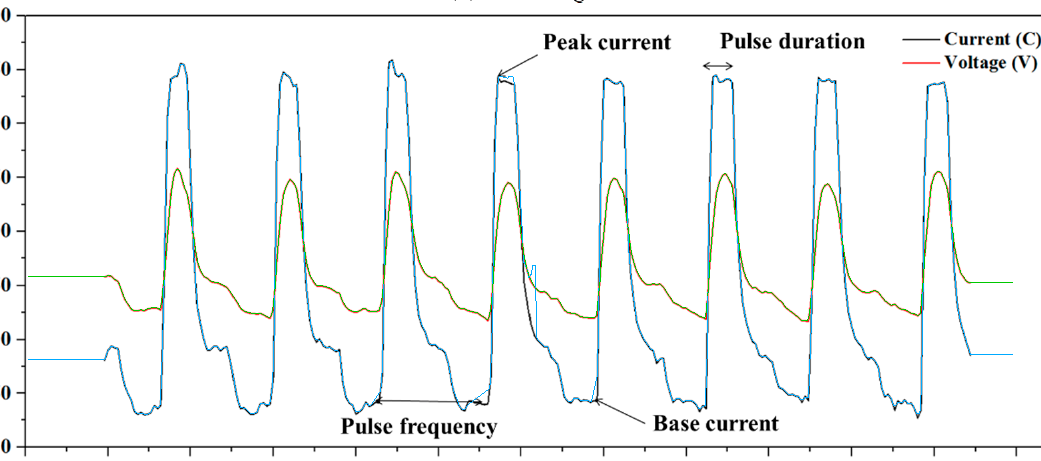
#> input picture docs/validation/data/park2019_waveforms/overlay_flat.png, 1041 x 461 px, given in place of p-05.png, which was not available
$ python digitize_all.py
#> lines starting #> are read from the running program, lines starting #| are printed output that depends on the picture; after the words box and inside, x2 and y2 are one past the last pixel; in counts of white or black regions, pixels touching at a corner belong together
"""Digitise Park 2019 welding-signal figures (3b flat, 4b overhead, 8b vertical down)."""
import numpy as np
from PIL import Image, ImageDraw
from scipy.signal import medfilt
FIGS = {
 "flat":          dict(png="p-05.png", y0=1274.5, y1=843.0, x0=323, t0=2.970, x1=1314, t1=3.030, dk=110,
                       tv=(2.9752, 3.0270),
                       masks=[(835, 985, 852, 885), (1000, 1170, 852, 902), (1190, 1345, 850, 905),
                              (630, 805, 1240, 1270), (670, 790, 1222, 1234), (940, 1085, 1238, 1268), (890, 948, 1224, 1250)]),
 "overhead":      dict(png="p-06.png", y0=1289.0, y1=855.5, x0=319, t0=3.750, x1=1346, t1=3.805, dk=110,
                       tv=(3.7525, 3.8030),
                       masks=[(1205, 1345, 862, 908), (828, 962, 1146, 1166), (955, 1255, 1252, 1288)]),
 "vertical_down": dict(png="p-08.png", y0=1876.5, y1=1446.0, x0=353, t0=3.120, x1=1290, t1=3.175, dk=170,
                       tv=(3.1205, 3.1735),
                       masks=[(1190, 1335, 1455, 1505), (1055, 1300, 1776, 1814)]),
}
out = {}
for name, f in FIGS.items():
    im = np.asarray(Image.open(f["png"]).convert("RGB")).astype(int)
    r, g, b = im[..., 0], im[..., 1], im[..., 2]
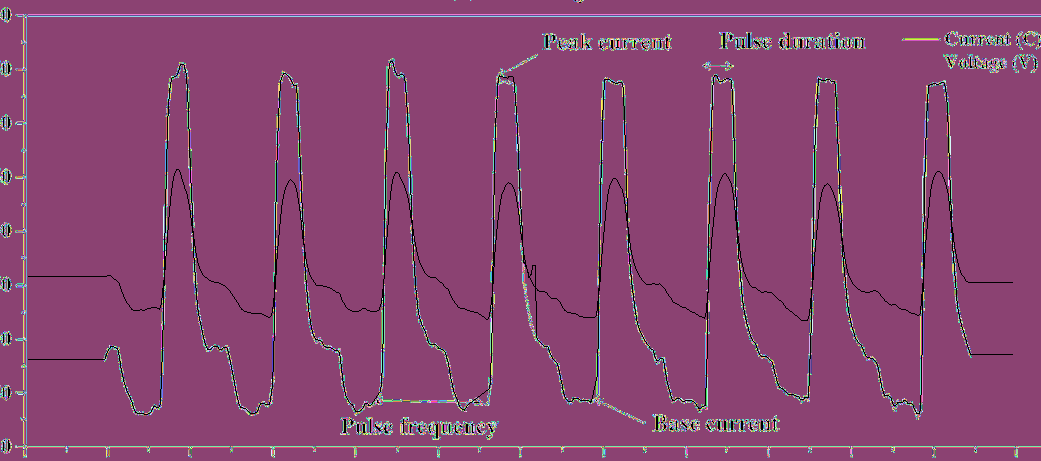
#> r: shape (461, 1041) int64; 256 distinct labels, from 0 to 255; one colour per label, 0 black
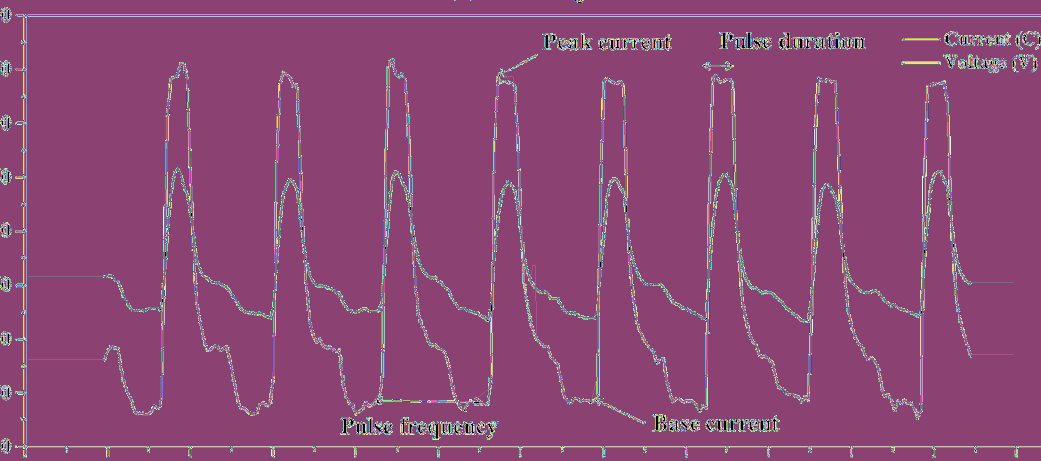
#> g: shape (461, 1041) int64; 247 distinct labels, from 0 to 255; one colour per label, 0 black
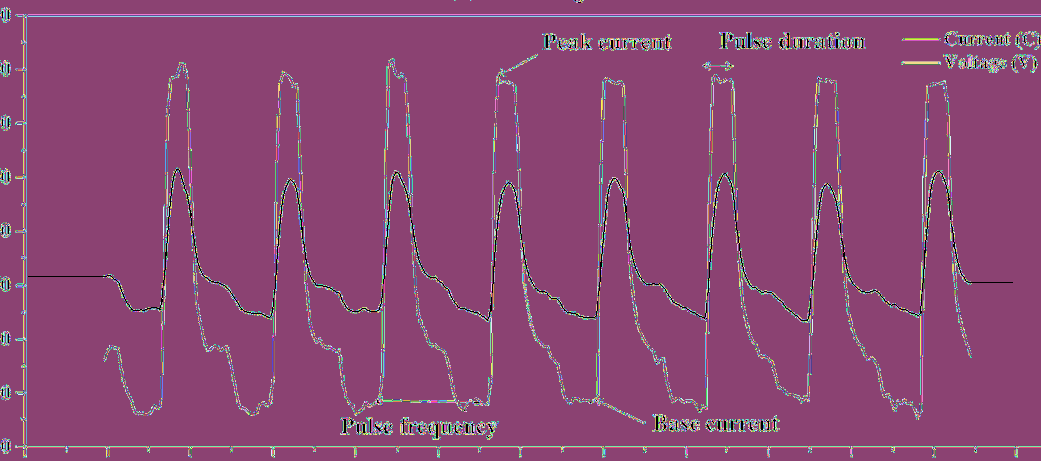
#> b: shape (461, 1041) int64; 256 distinct labels, from 0 to 255; one colour per label, 0 black
    th = f["dk"]
    dark = (r < th) & (g < th) & (b < th) & (np.abs(r - g) < 40) & (np.abs(g - b) < 40)
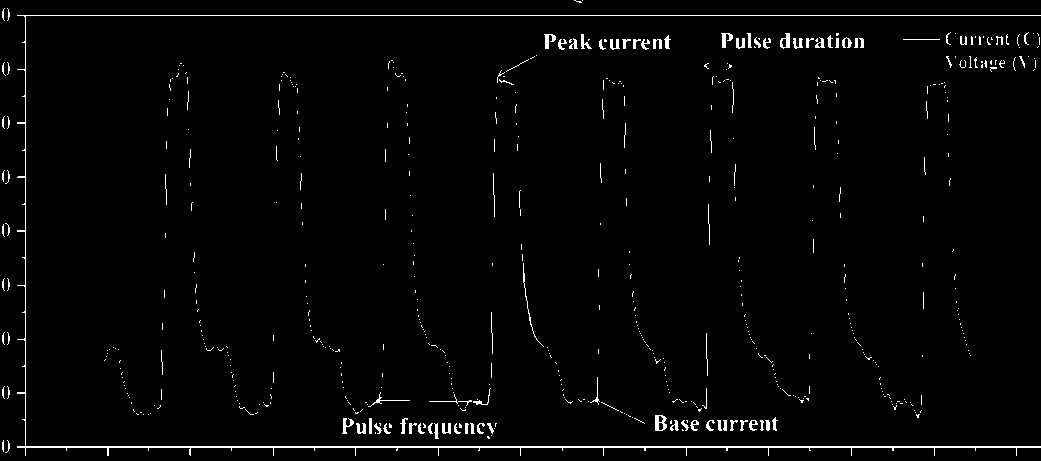
#> dark: shape (461, 1041) bool; 2% white in thin lines or dots
    red = (r > 170) & (r - g > 70) & (r - b > 70)
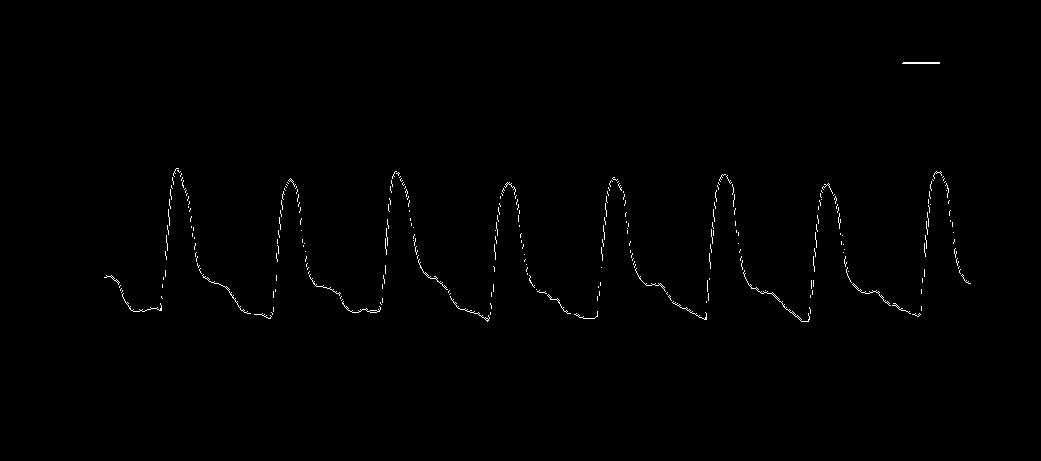
#> red: shape (461, 1041) bool; 0.53% white in thin lines or dots, all inside (x1, y1, x2, y2) = (104, 62, 971, 322)
    mask = np.zeros_like(dark)
    for xa, xb, ya, yb in f["masks"]:
        mask[ya:yb, xa:xb] = True
    ytop, ybot = int(f["y1"]) + 3, int(f["y0"]) - 2
    xs = np.arange(f["x0"] + 3, f["x1"] - 3)
    I = np.full(len(xs), np.nan); U = np.full(len(xs), np.nan)
    for n, x in enumerate(xs):
#> (the run stopped early here; a loop or call above may not have finished)
